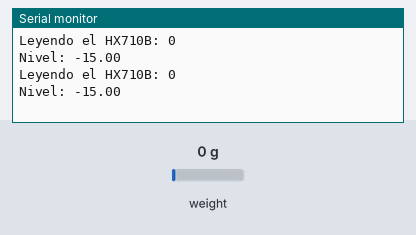
The sketch below on a simulated Arduino Uno, built with avr-gcc and run on an emulated ATmega328P. Parts: the last lines printed to the serial monitor. The test bench sets the inputs (shaded band); at power-on: weight on the scale 0 g.

Above: at 3.6 s.
3.7 s: weight on the scale set to 100 g
At 6.3 s:
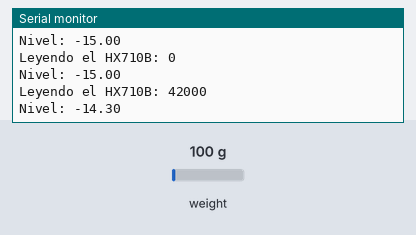
6.9 s: weight on the scale set to 1250 g
At 8.2 s:
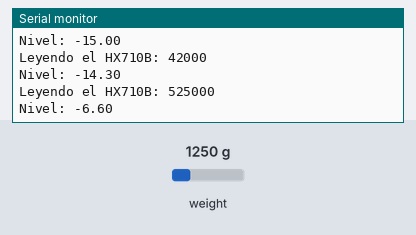
Timing chart, 0 to 9.9 s (numbered marks = the images above; inputs shaded):
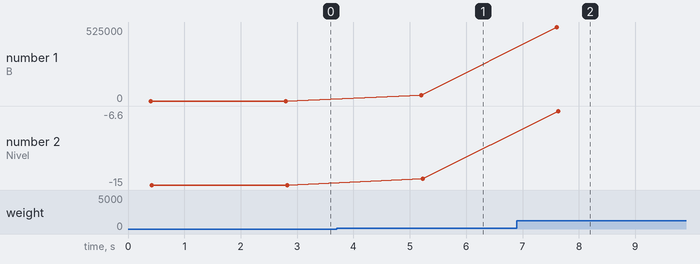

Measured:
- after the input at 3.7 s, the serial monitor: prints a new line after 1.5 s (image 1)
- after the input at 6.9 s, the serial monitor: prints a new line after 0.70 s (image 2)
- plotted number 1: 0 → 42000 after the input at 3.7 s, 42000 → 525000 after the input at 6.9 s
- plotted number 2: -15 → -14.3 after the input at 3.7 s, -14.3 → -6.6 after the input at 6.9 s

The sketch:

Nivel.ino
```cpp
#include "HX711.h"
// HX711 circuit wiring
const int DOUT = 2;
const int CLK = 3;

HX711 tank1;


void setup() {
  Serial.begin(9600);
  tank1.begin(DOUT, CLK);
}

void loop() {

  if (tank1.is_ready()) {
    long nivel1 = tank1.read_average(4);
    long level;
    Serial.print("Leyendo el HX710B: ");
    Serial.println(nivel1);
    level=0.0001594509*nivel1 - 150;
    Serial.print("Nivel: ");
    Serial.println(float(level)/10.0);
    //Serial.println(0.0000155046967070413*nivel1 - 14.6);
    //Serial.println(-0.00000000000025353787*nivel1^2 + 0.0000163605368203193*nivel1 - 17.8164873876384);
  } else {
    Serial.println("HX710B no fue encontrado");
  }

  delay(2000);
}
```
